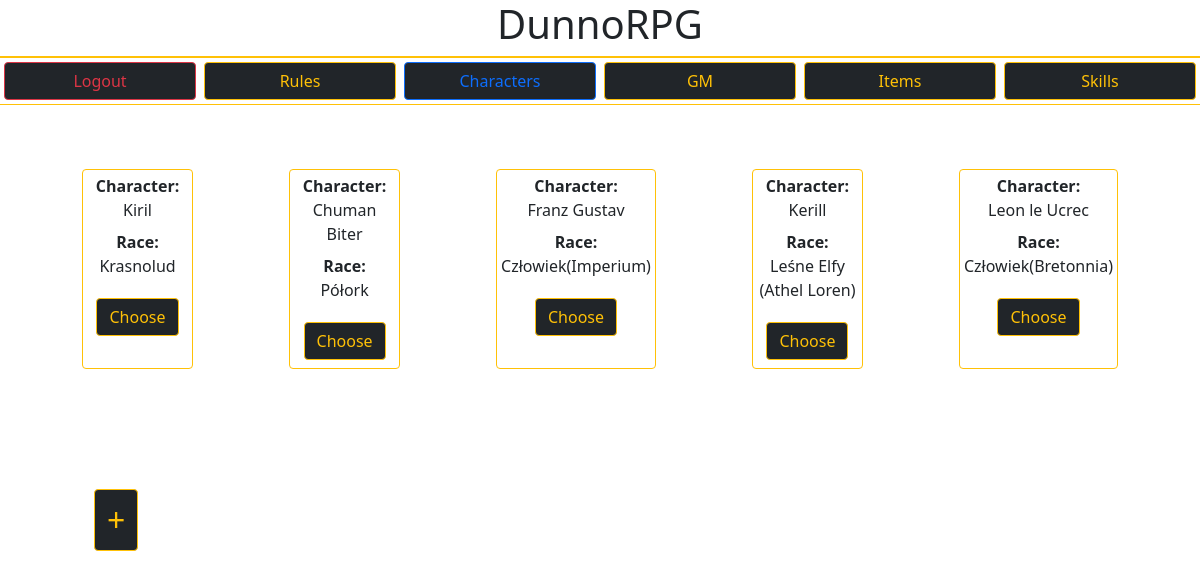
Before: /dunnorpg/ (signed in) with the older database file.
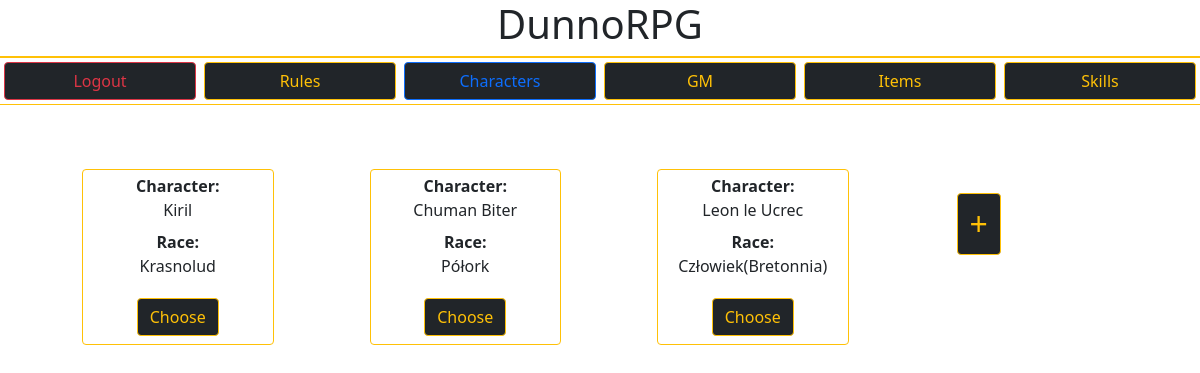
After: the same page with the newer database file.
### DunnoRPG/models.py (models this page shows, shortened)
class Character(models.Model):
    owner = models.CharField(max_length=100)
    name = models.CharField(max_length=50)
    race = models.CharField(max_length=30)
    size = models.CharField(max_length=2)
    HP = models.IntegerField()
    fullHP = models.IntegerField(null=True)
    Helmet = models.CharField(max_length=50, blank=True)
    Torso = models.CharField(max_length=50, blank=True)
    Gloves = models.CharField(max_length=50, blank=True)
    Boots = models.CharField(max_length=50, blank=True)
    LeftHand = models.CharField(max_length=50, blank=True)
    RightHand = models.CharField(max_length=50, blank=True)
    Side = models.CharField(max_length=50, blank=True)
    INT = models.IntegerField()
    SIŁ = models.IntegerField()
    ZRE = models.IntegerField()
    CHAR = models.IntegerField()
    CEL = models.IntegerField()
    points_left = models.IntegerField(null=True)
    weaponBonus = models.IntegerField(null=True)
    preferredWeapons = models.TextField(null=True)
    unlikedWeapons = models.TextField(null=True)

### DunnoRPG/views.py (the view)
# urls.py: path('', views.charGET.as_view(), name = "home"),
class charGET(APIView):
    serializer_class = CharacterSerializer
    template_name = 'home.html'
    renderer_classes = [TemplateHTMLRenderer]
    def get(self, request):
        avaible_characters = models.Character.objects.all().filter(owner=self.request.user)
        serializer = self.serializer_class(avaible_characters, many=True)
        serialized_data = serializer.data
        context = {
            'characters': serialized_data,
            'characters_count': len(serialized_data)
        }
        return Response(context)

### DunnoRPG/templates/home.html (shortened to what this page needs)
{% extends 'master.html' %}
{% block content %}
{% if user.is_authenticated %}
  {% include 'top_bar.html' %}
  <div class="container card-body">
    <div class="row">
        {% for character in characters %}
        <div class="col m-5 p-1 border border-warning bg-gray c-gold rounded text-center">
          <dl>
            <dt>Character:</dt>
              <dd>{{ character.name }}</dd>
            <dt>Race:</dt>
            <dd>{{ character.race }}</dd>
          </dl>
          <a class="btn btn-dark btn-outline-warning m-1" href="{% url 'character_detail' character.id %}">Choose</a>
      </div>
        {% endfor %}
        {% if characters_count > 0 %}
        <div class="col mt-5 m-3 ms-5">
            <a class="ms50 mt-4 btn btn-dark btn-outline-warning fs-2 w-25v" href="{% url 'character_add' %}">+</a>
        </div>
        {% endif %}
    </div>
  </div>
{% endif %}
{% endblock  %}

### DunnoRPG/templates/master.html (shortened to what this page needs)
{% load static %}
{% load compress %}
<!DOCTYPE html>
<html lang="pl">
    <head>
        {% compress css %}
        <link type="text/x-scss" href="{% static 'DunnoRPG/style.scss' %}"     rel="stylesheet" media="screen">
        {% endcompress %}
        <link rel="stylesheet" href="{% static 'DunnoRPG/style.css' %}">
        <link rel="stylesheet" href="https://cdn.jsdelivr.net/npm/bootstrap@5.1.3/dist/css/bootstrap.min.css">
    </head>
    <body>
        <div class="container-fluid">
            <div class="row header-bg border-bottom border-warning">
                <div class="col text-center">
                    <h1 class="header-context">DunnoRPG</h1>
                </div>
            </div>
        </div>
        {% block content %} {% endblock  %}
    </body>
</html>

### DunnoRPG/templates/top_bar.html
<div class="container-fluid">
        <div class="header-bg bg-gray border-top border-bottom border-warning row">
                <a class="col m-1 btn btn-dark btn-outline-danger" href="{% url 'logout' %}">Logout</a>
                <a id='tb-rules' class="col m-1 btn btn-dark btn-outline-warning" href="">Rules</a>
                <a id='tb-characters' class="col m-1 btn btn-dark btn-outline-warning" href="{% url 'home' %}">Characters</a>
                <a id='tb-gm' class="col m-1 btn btn-dark btn-outline-warning" href="">GM</a>
                <a id='tb-items' class="col m-1 btn btn-dark btn-outline-warning" href="">Items</a>
                <a id='tb-skills' class="col m-1 btn btn-dark btn-outline-warning" href="{% url 'skills' %}">Skills</a>
        </div>
</div>

Changed rows visible on the page:
removed Character: name "Franz Gustav", race "Człowiek(Imperium)"
removed Character: name "Kerill", race "Leśne Elfy (Athel Loren)"
Other visible differences:
list line gone: "Character: Race: Choose"
